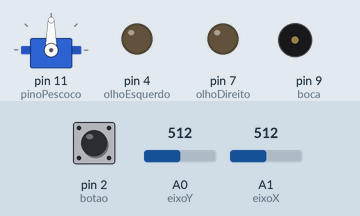
The sketch below on a simulated Arduino Uno, built with avr-gcc and run on an emulated ATmega328P. On the bench: servo, output pins drawn as LEDs (lit = HIGH), buzzer (waves = sounding). The inputs (shaded band) are chosen by the test bench; at power-on: A0 (eixoY) = 512, A1 (eixoX) = 512, pin 2 (botao) HIGH.

Above: at 1.2 s.
1.3 s: A0 (eixoY) set to 693
2.8 s: A0 (eixoY) set to 714
At 3.2 s:
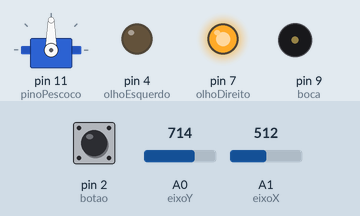
4.3 s: A1 (eixoX) set to 710
At 5.1 s:
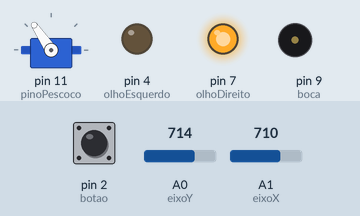
5.8 s: pin 2 (botao) pulled LOW for 0.15 s
At 5.88 s:
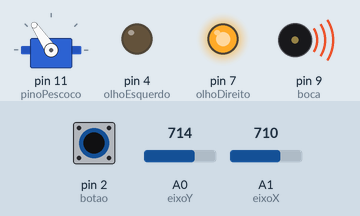
7.4 s: A1 (eixoX) set to 900
At 8.6 s:
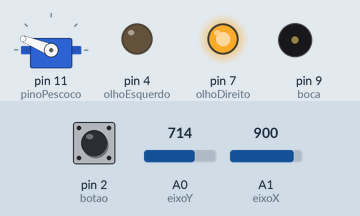
8.9 s: pin 2 (botao) pulled LOW for 1 s
At 9.7 s:
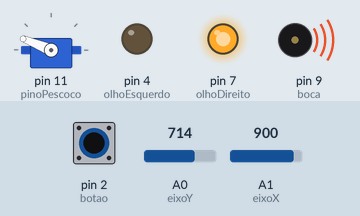
Timing chart, 0 to 11.9 s (numbered marks = the images above; inputs shaded):
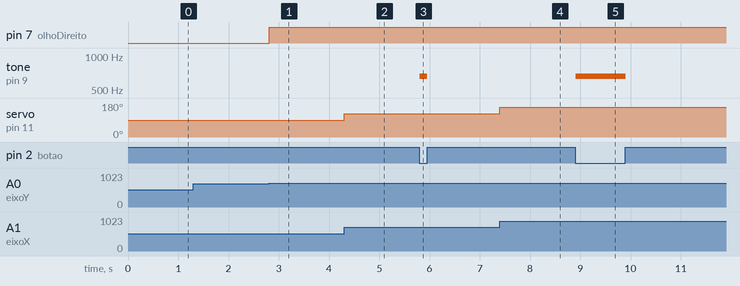

The sketch:

ArduninaJoystick.ino
```cpp
#include <Servo.h>

const int eixoX = A1;
const int eixoY = A0;
const int botao = 2;
const int olhoEsquerdo = 4;
const int olhoDireito = 7;
const int boca = 9;
const int pinoPescoco = 11;

Servo pescoco;

void setup() {
  pinMode(olhoEsquerdo, OUTPUT);
  pinMode(olhoDireito, OUTPUT);
  pinMode(boca, OUTPUT);
  pinMode(botao, INPUT_PULLUP);   // apertado = LOW
  pescoco.attach(pinoPescoco);
}

void loop() {
  // Pescoço no eixo X
  int x = analogRead(eixoX);
  pescoco.write(map(x, 0, 1023, 0, 180));

  // Olhos no eixo Y (centro fica perto de 512)
  int y = analogRead(eixoY);
  digitalWrite(olhoEsquerdo, y < 300 ? HIGH : LOW);
  digitalWrite(olhoDireito,  y > 700 ? HIGH : LOW);

  // Buzzer no botão do joystick
  if (digitalRead(botao) == LOW) {
    tone(boca, 660);
  } else {
    noTone(boca);
  }

  delay(15);
}
```

Measured:
- the behaviour switches between 700 and 701 on A0 (eixoY) (found by bisection; images 0 and 1)
- after the input at 1.3 s, every drawn part: stays the same
- after the input at 2.8 s, pin 7 (olhoDireito): LOW → HIGH at once
- after the input at 4.3 s, servo on pin 11 (pinoPescoco): 90° → 124° at once
- after the input at 5.8 s, tone on pin 9 (boca): silent → 660 Hz at once, → silent 0.15 s later
- after the input at 7.4 s, servo on pin 11 (pinoPescoco): 124° → 158° at once
- after the input at 8.9 s, tone on pin 9 (boca): silent → 660 Hz at once, → silent 1.0 s later
